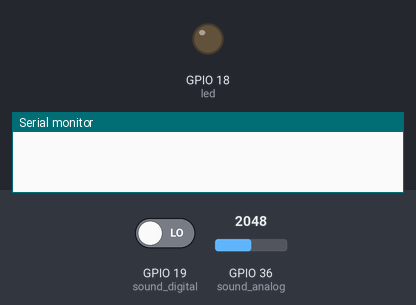
This sketch was run on a simulated ESP32. Parts: output pins drawn as LEDs (lit = HIGH), the last lines printed to the serial monitor. Inputs (shaded band) come from the test bench; at power-on: GPIO 19 (sound_digital) LOW, GPIO 36 (sound_analog) = 2048. WiFi joins after 1.5 s; servers stay silent unless stated.

Above: at 0.1 s.
At 5.2 s:
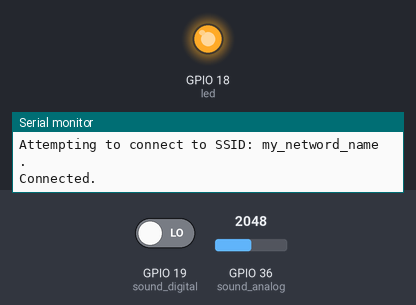
Timing chart, 0 to 11.9 s (numbered marks = the images above):
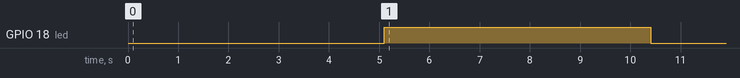

Measured:
- by itself, GPIO 18 (led): LOW → HIGH at 5.1 s, → LOW 5.3 s later

The sketch:

sound.ino
```cpp
#include <WiFi.h>
#include "ThingSpeak.h"
#include "secrets.h"

int led = 18;
int sound_digital = 19;
int sound_analog = 36;

const int ARRAY_LENGTH = 64;
const int SAMPLE_TIME = 10;
const int RECORD = 5000;

// Time interval between each recordings (10 secs)
int startRecord = 5000;

// Time interval for the actual recording (5 secs)
int stopRecord = startRecord + 5000;

int recordStarted = 0;

unsigned long millisCurrent = 0;
unsigned long millisLast = 0;
unsigned long millisElapsed = 0;
unsigned long millisStart = 0;

int sampleBufferValue = 0;
int count_zero = 0;
int array_count = 0;

int RFID = 1;

String resultData = "";

int currentSample = 1;
int inverseSample = -1;

unsigned long myChannelNumber = SECRET_CH_ID;
const char * myWriteAPIKey = SECRET_WRITE_APIKEY;

char ssid[] = SECRET_SSID;   // your network SSID (name)
char pass[] = SECRET_PASS;   // your network password

WiFiClient  client;

void setup() {
  // put your setup code here, to run once:
  Serial.begin(115200);
  pinMode(led, OUTPUT);
  pinMode(sound_digital, INPUT);

  WiFi.mode(WIFI_STA);

  ThingSpeak.begin(client);

  delay(100);
}

void loop() {
  // put your main code here, to run repeatedly:

  // Connect or reconnect to WiFi
  if (WiFi.status() != WL_CONNECTED) {
    Serial.print("Attempting to connect to SSID: ");
    Serial.println(SECRET_SSID);
    while (WiFi.status() != WL_CONNECTED) {
      WiFi.begin(ssid, pass); // Connect to WPA/WPA2 network. Change this line if using open or WEP network
      Serial.print(".");
      delay(5000);
    }
    Serial.println("\nConnected.");
  }
  else {
    int val_digital = digitalRead(sound_digital);
    int val_analog = analogRead(sound_analog);
    int result = val_digital;

    if (val_digital == 1) {
      sampleBufferValue++;
    }

    if (RFID == 1){
      millisCurrent = millis();
      millisElapsed = millisCurrent - millisLast;
      if (recordStarted == 0) {
        stopRecord = millisCurrent + RECORD;
        recordStarted = 1;
      }
      if (millisCurrent - millisStart > startRecord){
        digitalWrite (led, HIGH);
        if (millisElapsed > SAMPLE_TIME){

          if (sampleBufferValue*(-1) < 0){
            currentSample = (sampleBufferValue*(-1)+1)-111;
            inverseSample = currentSample * (-1);

          }
          else {
            currentSample = (sampleBufferValue);
            inverseSample = currentSample * (-1);
          }

          //---------------------------------------------------------------------------
          // DETTE SKAL KUN BRUGES TIL POTENTIOMETER  (MELLEM 1950 - 2000 på Y-aksen i serial-plotter)
          //Serial.println(val_analog);
          //---------------------------------------------------------------------------

          //---------------------------------------------------------------------------
          // HVIS DU VIL SE SELVE DATAEN REEL TID
          //Serial.println(currentSample);
          //Serial.println(inverseSample);
          //---------------------------------------------------------------------------

          sampleBufferValue = 0;
          millisLast = millisCurrent;

          if (inverseSample == 0){
            count_zero ++;
          }
          else {

            if (array_count < ARRAY_LENGTH){
              count_zero = count_zero * (-1);
              if (count_zero != 0){
                resultData.concat(String(count_zero));
                resultData.concat(String(","));
              };
              resultData.concat(String(inverseSample));
              resultData.concat(String(","));
            }

            count_zero = 0;
            array_count ++;
            array_count ++;
          }

        }
        if (millisCurrent - millisStart > stopRecord){
          millisStart = millisCurrent;

          //---------------------------------------------------------------------------
          // DETTE SKAL BRUGES TIL SELVE DATAINDSAMLING
          Serial.println(resultData);
          //---------------------------------------------------------------------------

          int httpCode = ThingSpeak.writeField(myChannelNumber, 1, resultData, myWriteAPIKey);

          if (httpCode == 200) {
            Serial.println("Channel write successful.");
          }
          else {
            Serial.println("Problem writing to channel. HTTP error code " + String(httpCode));
          }

          digitalWrite (led, LOW);
          count_zero = 0;
          array_count = 0;
          resultData = "";
          RFID = 0;
          recordStarted = 0;
        }
      }
    }
  }
}
```

secrets.h
```cpp
// Use this file to store all of the private credentials
// and connection details

#define SECRET_SSID "my_netword_name"                                // replace MySSID with your WiFi network name
#define SECRET_PASS "my_password"                            // replace MyPassword with your WiFi password

#define SECRET_CH_ID 2522707                                 // replace 0000000 with your channel number
#define SECRET_WRITE_APIKEY "G5WG42VHHEELJ3I4"                           // replace XYZ with your channel write API Key
```
